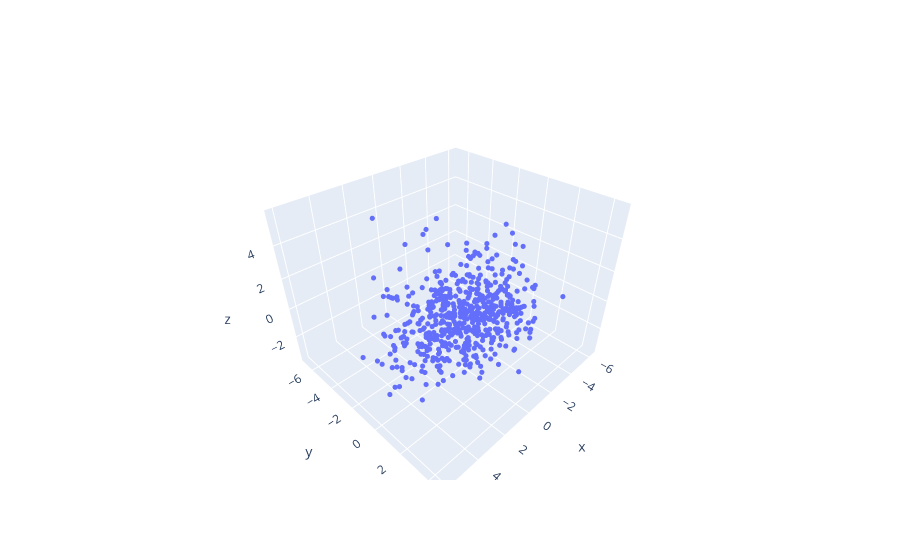

Here is the notebook cell this chart was saved with:
### Code cell
fig=go.Figure(data=[go.Scatter3d(x=reduced[:,0],y=reduced[:,1],z=reduced[:,2],
                                mode='markers',
                                marker=dict(
                                    size=3
                                ))])
fig.show()

### Figure 1 — Plotly figure (JSON) as saved in the notebook; plotly's stock layout.template omitted (floating-point values rounded to 4 significant figures; data arrays with more than 128 entries replaced by an {"elided": "..."} marker saying what was removed)
{"data": [{"marker": {"size": 3}, "mode": "markers", "type": "scatter3d", "x": {"elided": "603 float values"}, "y": {"elided": "603 float values"}, "z": {"elided": "603 float values"}}], "layout": {}}
